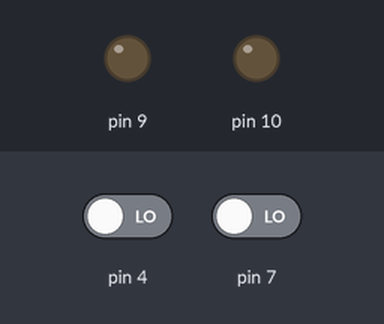
The sketch below on a simulated Arduino Uno, built with avr-gcc and run on an emulated ATmega328P. Shown: output pins drawn as LEDs (lit = HIGH). Inputs (shaded band) come from the test bench; at power-on: pin 4 LOW, pin 7 LOW.

Above: at 1.2 s.
1.3 s: pin 4 driven HIGH
At 1.6 s:
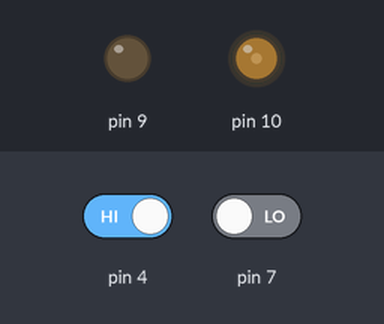
At 2.6 s:
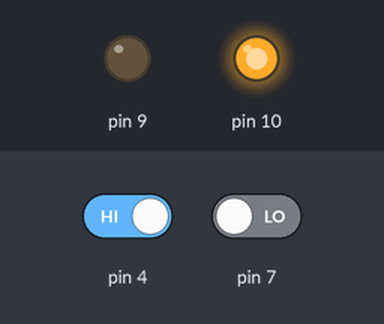
3.6 s: pin 4 driven LOW and pin 7 driven HIGH
At 6.0 s:
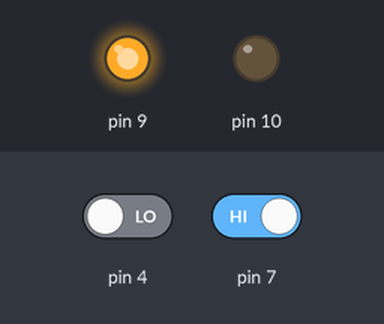
Timing chart, 0 to 7.5 s (numbered marks = the images above; inputs shaded):
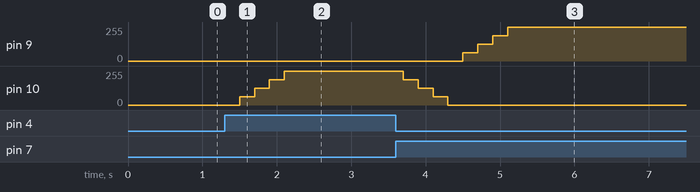

Measured:
- after the input at 1.3 s, pin 10: 0/255 → 63/255 after 0.20 s, → 127/255 0.20 s later, → 191/255 0.20 s later, → 255/255 0.20 s later
- after the input at 3.6 s, pin 9: 0/255 → 63/255 after 0.90 s, → 127/255 0.20 s later, → 191/255 0.20 s later, → 255/255 0.20 s later; pin 10: 255/255 → 191/255 after 0.10 s, → 127/255 0.20 s later, → 63/255 0.20 s later, → 0/255 0.20 s later

The sketch:

puenteH_1_motor_sin_driver.ino
```cpp
// C++ code
//
int contador = 4;
const int porcentajeTotal = 100;
const int valorAnalogTotal = 255;
int valorAnalogReq;


void setup()
{
  //entradas
  pinMode(4,INPUT);
  pinMode(7,INPUT);
  //salidas
  pinMode(9,OUTPUT);
  pinMode(10,OUTPUT);
}

void loop()
{
  int pulsadorUno = digitalRead(4);
  int pulsadorDos = digitalRead(7);

  	if (pulsadorUno == HIGH)
    {
    	contador +=1;
    }
    if (pulsadorDos == HIGH)
    {
    	contador -=1;
    }
  delay(100);
  switch (contador)
  {
  	case 0:
    	Vizquierda(100);
    break;
    case 1:
    	Vizquierda(75);
    break;
    case 2:
    	Vizquierda(50);
    break;
    case 3:
    	Vizquierda(25);
    break;
    case 4:
    	paro();
    break;
    case 5:
    	Vderecha(25);
    break;
    case 6:
    	Vderecha(50);
    break;
    case 7:
    	Vderecha(75);
    break;
    case 8:
    	Vderecha(100);
    break;
    default:
    	if (contador > 8)
        {
        	contador = 8;
        }
    	if (contador < 0)
        {
        	contador = 0;
        }
    break;
  }
  delay(100);

}

void paro()
{
	digitalWrite(9,LOW);
  	digitalWrite(10,LOW);
}

void Vderecha(int porcentaje)
{
	digitalWrite(9,LOW);
  	valorAnalogReq = valorAnalogWrite(porcentaje);
  	analogWrite(10,valorAnalogReq);
}

void Vizquierda (int porcentaje)
{
	digitalWrite(10,LOW);
  	valorAnalogReq = valorAnalogWrite(porcentaje);
    analogWrite(9,valorAnalogReq);

}

int valorAnalogWrite(int porcentaje)
{
	// 100 -> 255
    //  %  -> aw
   int aw = (porcentaje*valorAnalogTotal)/porcentajeTotal;
   return aw;
}
```
